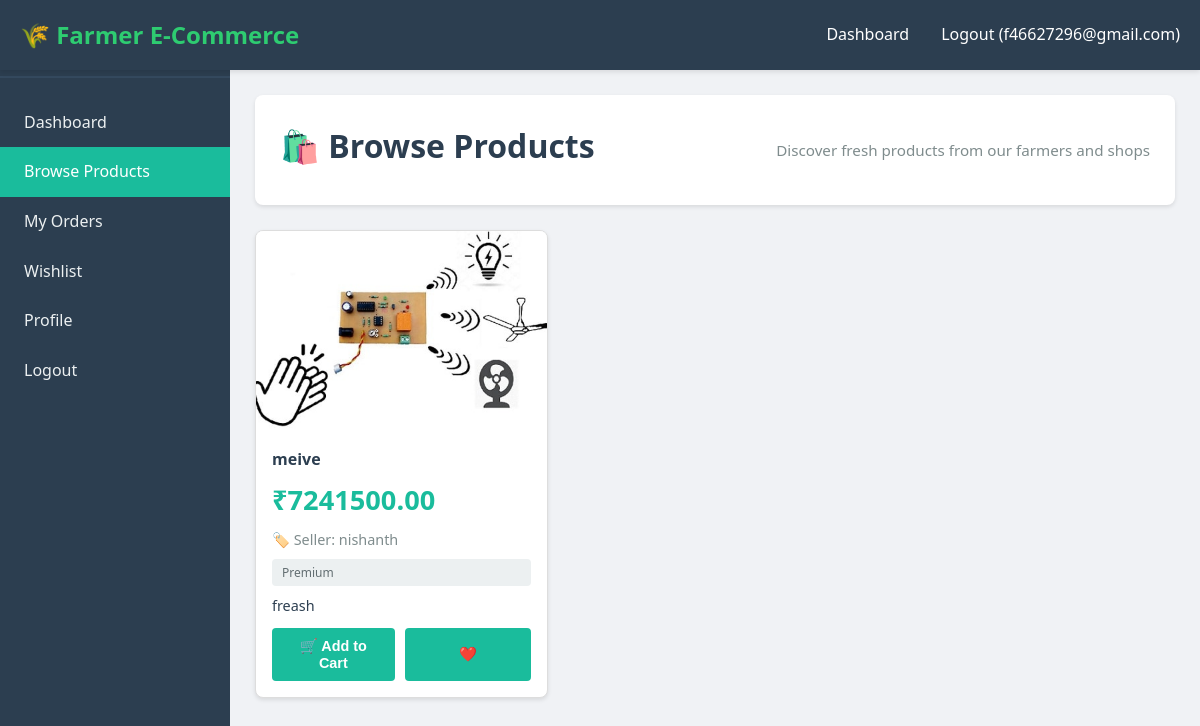
Screenshot of /buyer/browse-products (signed in) with the database file from the repository.
### app/models.py (models this page shows, shortened)
class User(UserMixin, db.Model):
    __tablename__ = 'users'
    id = db.Column(db.Integer, primary_key=True)
    email = db.Column(db.String(120), unique=True, nullable=False, index=True)
    password_hash = db.Column(db.String(255), nullable=True)
    phone_number = db.Column(db.String(20), unique=True, nullable=False)
    user_type = db.Column(db.String(20), nullable=False)  # 'farmer' or 'buyer'
    first_name = db.Column(db.String(100))
    last_name = db.Column(db.String(100))
    profile_picture = db.Column(db.String(255))
    address = db.Column(db.Text)
    city = db.Column(db.String(100))
    state = db.Column(db.String(100))
    postal_code = db.Column(db.String(20))
    email_verified = db.Column(db.Boolean, default=False)
    phone_verified = db.Column(db.Boolean, default=False)
    is_active = db.Column(db.Boolean, default=True)
    created_at = db.Column(db.DateTime, default=datetime.utcnow)
    updated_at = db.Column(db.DateTime, default=datetime.utcnow, onupdate=datetime.utcnow)
    farm_name = db.Column(db.String(200))
    farm_size = db.Column(db.String(100))
    crops_grown = db.Column(db.Text)
    shop_name = db.Column(db.String(200))
    shop_category = db.Column(db.String(100))  # grocery, electronics, clothing, etc.
    shop_license_number = db.Column(db.String(100), unique=True)
    shop_description = db.Column(db.Text)
    shop_registration_number = db.Column(db.String(100), unique=True)

class Product(db.Model):
    __tablename__ = 'products'
    id = db.Column(db.Integer, primary_key=True)
    farmer_id = db.Column(db.Integer, db.ForeignKey('users.id'), nullable=False, index=True)
    name = db.Column(db.String(200), nullable=False)
    description = db.Column(db.Text, nullable=False)
    price = db.Column(db.Float, nullable=False)
    quality = db.Column(db.String(20), nullable=False)  # average, good, premium
    image_filename = db.Column(db.String(255))
    created_at = db.Column(db.DateTime, default=datetime.utcnow)
    updated_at = db.Column(db.DateTime, default=datetime.utcnow, onupdate=datetime.utcnow)
    farmer = db.relationship('User', backref=db.backref('products', cascade='all, delete-orphan'))

### app/routes.py (the view)
@main_bp.route('/buyer/browse-products', methods=['GET'])
@login_required
def buyer_browse_products():
    if not user_has_role(current_user, 'buyer'):
        flash('Access denied', 'danger')
        return redirect(url_for('main.index'))
    products = Product.query.order_by(Product.created_at.desc()).all()
    wishlist_ids = db.session.query(Wishlist.product_id).filter_by(
        buyer_id=current_user.id
    ).all()
    wishlist_ids = [item[0] for item in wishlist_ids]
    return render_template('buyer/browse_products.html',
                         user=current_user,
                         products=products,
                         wishlist_ids=wishlist_ids)

### app/routes.py (called while the page is built)
def parse_roles(user_type_value):
    if not user_type_value:
        return set()
    return {role.strip() for role in str(user_type_value).split(',') if role.strip()}

def user_has_role(user, role):
    return role in parse_roles(user.user_type)

### templates/buyer/browse_products.html (shortened to what this page needs)
{% extends "base.html" %}
{% block content %}
<div class="dashboard-container">
    <aside class="sidebar">
        <div class="sidebar-brand">👤 Buyer</div>
        <ul class="sidebar-menu">
            <li><a href="{{ url_for('main.buyer_dashboard') }}">Dashboard</a></li>
            <li><a href="{{ url_for('main.buyer_browse_products') }}" class="active">Browse Products</a></li>
            <li><a href="{{ url_for('main.buyer_my_orders') }}">My Orders</a></li>
            <li><a href="{{ url_for('main.buyer_wishlist') }}">Wishlist</a></li>
            <li><a href="{{ url_for('main.buyer_profile') }}">Profile</a></li>
            <li><a href="{{ url_for('auth.logout') }}">Logout</a></li>
        </ul>
    </aside>
    <div class="main-content">
        <div class="header">
            <h1>🛍️ Browse Products</h1>
            <p class="text-muted">Discover fresh products from our farmers and shops</p>
        </div>
        {% if products %}
            <div class="products-grid">
                {% for product in products %}
                    <div class="product-card">
                        <div class="product-image">
                            {% if product.image_filename %}
                                <img src="{{ url_for('static', filename='uploads/products/' + product.image_filename) }}" alt="{{ product.name }}">
                            {% else %}
                                🌿
                            {% endif %}
                        </div>
                        <div class="product-info">
                            <div class="product-name">{{ product.name }}</div>
                            <div class="product-price">₹{{ "%.2f"|format(product.price) }}</div>
                            <div class="product-farmer">
                                🏷️ Seller:
                                {% if product.farmer %}
                                    {% if 'shop_owner' in (product.farmer.user_type or '') and product.farmer.shop_name %}
                                        {{ product.farmer.shop_name }}
                                    {% else %}
                                        {{ product.farmer.first_name or product.farmer.farm_name or 'Seller' }}
                                    {% endif %}
                                {% else %}
                                    Seller
                                {% endif %}
                            </div>
                            <span class="product-quality">{{ product.quality|title }}</span>
                            <div class="product-description">{{ product.description[:80] }}{% if product.description|length > 80 %}...{% endif %}</div>
                            <div class="product-actions">
                                <button class="btn btn-primary" onclick="addToCart({{ product.id }})">🛒 Add to Cart</button>
                                <button class="btn btn-wishlist {% if product.id in wishlist_ids %}active{% endif %}"
                                        onclick="toggleWishlist({{ product.id }})"
                                        id="wishlist-btn-{{ product.id }}">❤️</button>
                            </div>
                        </div>
                    </div>
                {% endfor %}
            </div>
        {% else %}
            <div class="no-products">
                <div class="no-products-icon">📦</div>
                <h2>No products available</h2>
                <p>Farmers and shops will start adding their products soon. Check back later!</p>
            </div>
        {% endif %}
    </div>
</div>
{% endblock %}

### templates/base.html (shortened to what this page needs)
<!DOCTYPE html>
<html lang="en">
<head>
    <link rel="stylesheet" href="{{ url_for('static', filename='css/style.css') }}">
</head>
<body>
    {% if not hide_navbar %}
    <nav class="navbar">
        <div class="container">
            <a href="{{ url_for('main.index') }}" class="navbar-brand">🌾 Farmer E-Commerce</a>
            <ul class="navbar-nav">
                {% if current_user.is_authenticated %}
                    <li><a href="{% if 'farmer' in (current_user.user_type or '') %}{{ url_for('main.farmer_dashboard') }}{% elif 'buyer' in (current_user.user_type or '') %}{{ url_for('main.buyer_dashboard') }}{% else %}{{ url_for('main.shop_owner_dashboard') }}{% endif %}">Dashboard</a></li>
                    <li><a href="{{ url_for('auth.logout') }}">Logout ({{ current_user.email }})</a></li>
                {% else %}
                    <li><a href="{{ url_for('auth.login_choice') }}">Login</a></li>
                {% endif %}
            </ul>
        </div>
    </nav>
    {% endif %}
    <main>
        {% block content %}{% endblock %}
    </main>
</body>
</html>

### static/css/style.css (style rules this page uses)
* { margin: 0; padding: 0; box-sizing: border-box; }
:root { --primary-color: #2ecc71; --secondary-color: #27ae60; --danger-color: #e74c3c; --warning-color: #f39c12; --info-color: #3498db; --dark-color: #2c3e50; --light-color: #ecf0f1; --text-color: #333; --border-color: #ddd; }
body { font-family: 'Segoe UI', Tahoma, Geneva, Verdana, sans-serif; background-color: #f8f9fa; color: var(--text-color); line-height: 1.6; }
.container { max-width: 1200px; margin: 0 auto; padding: 0 20px; }
.navbar { background-color: var(--dark-color); padding: 1rem 0; position: sticky; top: 0; box-shadow: 0 2px 5px rgba(0, 0, 0, 0.1); z-index: 100; }
.navbar .container { display: flex; justify-content: space-between; align-items: center; }
.navbar-brand { font-size: 1.5rem; font-weight: bold; color: var(--primary-color); text-decoration: none; }
.navbar-nav { display: flex; list-style: none; gap: 2rem; }
.navbar-nav a { color: white; text-decoration: none; transition: color 0.3s; }
.btn { display: inline-block; padding: 0.75rem 1.5rem; border: none; border-radius: 4px; font-size: 1rem; cursor: pointer; transition: all 0.3s; text-decoration: none; text-align: center; font-weight: 500; }
.btn-primary { background-color: var(--primary-color); color: white; }
.products-grid { display: grid; grid-template-columns: repeat(auto-fill, minmax(240px, 1fr)); gap: 1rem; }
.product-card { border: 1px solid var(--border-color); border-radius: 8px; overflow: hidden; background-color: #fff; display: flex; flex-direction: column; }
.product-image { width: 100%; height: 180px; object-fit: cover; background-color: #f1f1f1; }
.product-price { font-size: 1.1rem; font-weight: 700; color: var(--secondary-color); margin-bottom: 0.6rem; }
.dashboard-container { display: flex; min-height: 100vh; background-color: #f8f9fa; }
.sidebar { width: 250px; background-color: var(--dark-color); color: white; padding: 2rem 0; position: fixed; height: 100vh; overflow-y: auto; }
.sidebar-brand { padding: 0 2rem; margin-bottom: 2rem; font-size: 1.5rem; font-weight: bold; color: var(--primary-color); }
.sidebar-menu { list-style: none; }
.sidebar-menu li { margin-bottom: 0; }
.sidebar-menu a { display: block; padding: 1rem 2rem; color: white; text-decoration: none; transition: background-color 0.3s; border-left: 4px solid transparent; transition: all 0.3s; }
.sidebar-menu a:hover, .sidebar-menu a.active { background-color: var(--primary-color); border-left-color: white; }
.main-content { flex: 1; margin-left: 250px; padding: 2rem; }
.header { display: flex; justify-content: space-between; align-items: center; margin-bottom: 2rem; }
.header h1 { font-size: 2rem; color: var(--dark-color); }
.text-muted { color: #7f8c8d; }

### rows the page displays
User: email "f46627296@gmail.com"
Product: image_filename (picture), name "meive", price "7241500.00", farmer "nishanth", quality "Premium", description "freash"
